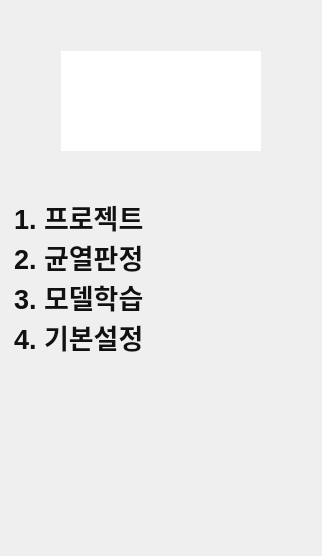
       <widget class="QFrame" name="sidebar">
        <property name="minimumSize">
         <size>
          <width>0</width>
          <height>0</height>
         </size>
        </property>
        <property name="maximumSize">
         <size>
          <width>16777215</width>
          <height>16777215</height>
         </size>
        </property>
        <property name="frameShape">
         <enum>QFrame::NoFrame</enum>
        </property>
        <layout class="QGridLayout" name="gridLayout_9">
         <item row="5" column="1" alignment="Qt::AlignHCenter">
          <widget class="QLabel" name="postech_logo">
           <property name="sizePolicy">
            <sizepolicy hsizetype="Preferred" vsizetype="Preferred">
             <horstretch>0</horstretch>
             <verstretch>1</verstretch>
            </sizepolicy>
           </property>
           <property name="minimumSize">
            <size>
             <width>200</width>
             <height>50</height>
            </size>
           </property>
           <property name="maximumSize">
            <size>
             <width>200</width>
             <height>50</height>
            </size>
           </property>
           <property name="text">
            <string/>
           </property>
           <property name="pixmap">
            <pixmap resource="Postech_logo.qrc">:/Postech_logo/postech_logo.jpg</pixmap>
           </property>
           <property name="scaledContents">
            <bool>true</bool>
           </property>
          </widget>
         </item>
         <item row="1" column="0" colspan="3" alignment="Qt::AlignHCenter">
          <widget class="QLabel" name="posco_futureM_logo">
           <property name="enabled">
            <bool>true</bool>
           </property>
           <property name="sizePolicy">
            <sizepolicy hsizetype="Preferred" vsizetype="Preferred">
             <horstretch>0</horstretch>
             <verstretch>1</verstretch>
            </sizepolicy>
           </property>
           <property name="minimumSize">
            <size>
             <width>200</width>
             <height>100</height>
            </size>
           </property>
           <property name="maximumSize">
            <size>
             <width>200</width>
             <height>100</height>
            </size>
           </property>
           <property name="styleSheet">
            <string notr="true">background : white</string>
           </property>
           <property name="text">
            <string/>
           </property>
           <property name="pixmap">
            <pixmap resource="PoscoFutureM_logo.qrc">:/logo/PoscoFutureM_logo.png</pixmap>
           </property>
           <property name="scaledContents">
            <bool>true</bool>
           </property>
           <property name="alignment">
            <set>Qt::AlignLeading|Qt::AlignLeft|Qt::AlignVCenter</set>
           </property>
          </widget>
         </item>
         <item row="3" column="0" colspan="3">
          <widget class="QListWidget" name="list_nav">
           <property name="sizePolicy">
            <sizepolicy hsizetype="Expanding" vsizetype="Expanding">
             <horstretch>0</horstretch>
             <verstretch>20</verstretch>
            </sizepolicy>
           </property>
           <property name="minimumSize">
            <size>
             <width>300</width>
             <height>100</height>
            </size>
           </property>
           <property name="font">
            <font>
             <family>Segoe UI</family>
             <pointsize>20</pointsize>
             <weight>75</weight>
             <bold>true</bold>
            </font>
           </property>
           <property name="styleSheet">
            <string notr="true">QListWidget {
    background: transparent;
    border: 0px;
    outline: 0px;
    margin : 0px;
    padding: 0px;
}

QListWidget::item {
    /* ▼▼▼ 아래 margin-bottom 수치를 조절하여 간격을 띄웁니다 ▼▼▼ */
    margin : 0px;
    padding: 0px;
    border-radius: 10px;
    color: #111;
}

QListWidget::item:hover {
    background: #f3f4f6;
    margin : 0px;
    padding: 0px;
}

QListWidget::item:selected {
    background: #dbeafe;
    color: #1d4ed8;
    font-weight: 700;
}</string>
           </property>
           <property name="spacing">
            <number>40</number>
           </property>
           <property name="currentRow">
            <number>-1</number>
           </property>
           <item>
            <property name="text">
             <string>1. 프로젝트</string>
            </property>
           </item>
           <item>
            <property name="text">
             <string>2. 균열판정</string>
            </property>
           </item>
           <item>
            <property name="text">
             <string>3. 모델학습</string>
            </property>
           </item>
           <item>
            <property name="text">
             <string>4. 기본설정</string>
            </property>
           </item>
          </widget>
         </item>
         <item row="4" column="1">
          <spacer name="sidebarSpacer_4">
           <property name="orientation">
            <enum>Qt::Vertical</enum>
           </property>
           <property name="sizeType">
            <enum>QSizePolicy::Expanding</enum>
           </property>
           <property name="sizeHint" stdset="0">
            <size>
             <width>20</width>
             <height>100</height>
            </size>
           </property>
          </spacer>
         </item>
         <item row="2" column="1">
          <spacer name="sidebarSpacer_3">
           <property name="orientation">
            <enum>Qt::Vertical</enum>
           </property>
           <property name="sizeType">
            <enum>QSizePolicy::Expanding</enum>
           </property>
           <property name="sizeHint" stdset="0">
            <size>
             <width>20</width>
             <height>40</height>
            </size>
           </property>
          </spacer>
         </item>
         <item row="0" column="1">
          <spacer name="sidebarSpacer_2">
           <property name="orientation">
            <enum>Qt::Vertical</enum>
           </property>
           <property name="sizeType">
            <enum>QSizePolicy::Expanding</enum>
           </property>
           <property name="sizeHint" stdset="0">
            <size>
             <width>20</width>
             <height>40</height>
            </size>
           </property>
          </spacer>
         </item>
        </layout>
       </widget>
